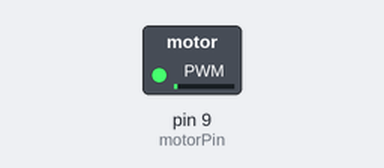
A sketch run on a simulated Arduino Uno, built with avr-gcc and run on an emulated ATmega328P. Parts: switched loads named in the sketch (green lamp = pin HIGH).

Above: at 0.05 s.
At 0.95 s:
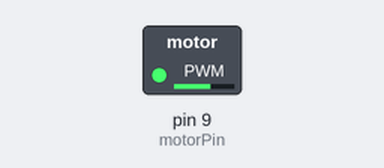
At 1.4 s:
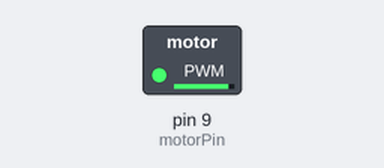
At 2.75 s:
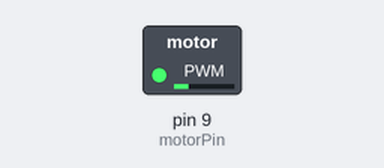
Timing chart, 0 to 7.2 s (numbered marks = the images above):
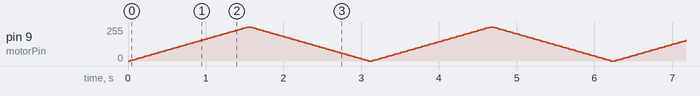

The sketch:

Mosfet.ino
```cpp
int motorPin = 9;    // LED connected to digital pin 9

void setup() {
  // nothing happens in setup

  // pin to control motor.
  pinMode(motorPin, OUTPUT);
}

void loop() {
  // fade in from min to max in increments of 5 points:
  for (int fadeValue = 0 ; fadeValue <= 255; fadeValue += 5) {
    // sets the value (range from 0 to 255):
    analogWrite(motorPin, fadeValue);
    // wait for 30 milliseconds to see the dimming effect
    delay(30);
  }

  // fade out from max to min in increments of 5 points:
  for (int fadeValue = 255 ; fadeValue >= 0; fadeValue -= 5) {
    // sets the value (range from 0 to 255):
    analogWrite(motorPin, fadeValue);
    // wait for 30 milliseconds to see the dimming effect
    delay(30);
  }
}
```
